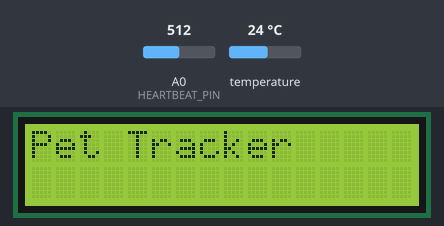
Bench run of a sketch on a simulated Arduino Uno, built with avr-gcc and run on an emulated ATmega328P. On the bench: 16×2 character LCD. The inputs (shaded band) are chosen by the test bench; at power-on: A0 (HEARTBEAT_PIN) = 512, temperature 24 °C. The modem accepts every AT command (registered, SIM ready, sends succeed) and sends nothing else.

Above: at 0.1 s.
At 2.9 s:
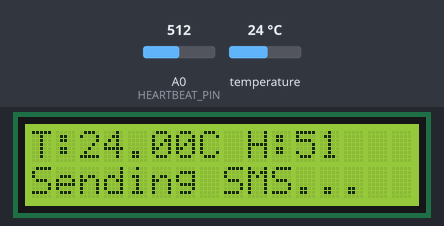

The sketch:

pet_tracking_system.ino
```cpp
#include <SoftwareSerial.h>
#include <LiquidCrystal.h>
#include <OneWire.h>
#include <DallasTemperature.h>

// Pins
#define ONE_WIRE_BUS 2         // DS18B20 on digital pin 2
#define HEARTBEAT_PIN A0       // Analog pin A0 for Heartbeat sensor
#define GPS_RX 4               // GPS Module RX
#define GPS_TX 3               // GPS Module TX
#define GSM_RX 7               // GSM RX
#define GSM_TX 8               // GSM TX

// Initialize LCD
LiquidCrystal lcd(12, 11, 5, 4, 3, 2);
SoftwareSerial gpsSerial(GPS_RX, GPS_TX);
SoftwareSerial gsmSerial(GSM_RX, GSM_TX);

OneWire oneWire(ONE_WIRE_BUS);
DallasTemperature sensors(&oneWire);

float temperature = 0.0;
int heartbeat = 0;
String gpsData = "";

void setup() {
  lcd.begin(16, 2);
  Serial.begin(9600);
  gpsSerial.begin(9600);
  gsmSerial.begin(9600);
  sensors.begin();

  lcd.print("Pet Tracker");
  delay(2000);
  lcd.clear();
}

void loop() {
  // Read temperature
  sensors.requestTemperatures();
  temperature = sensors.getTempCByIndex(0);

  // Read heartbeat (basic analog reading)
  heartbeat = analogRead(HEARTBEAT_PIN);

  // Read GPS Data (mocked for now)
  gpsData = readGPS();

  // Display on LCD
  lcd.setCursor(0, 0);
  lcd.print("T:");
  lcd.print(temperature);
  lcd.print("C H:");
  lcd.print(heartbeat / 10); // scaled for display

  lcd.setCursor(0, 1);
  lcd.print("Sending SMS...");

  sendSMS(gpsData, temperature, heartbeat / 10);

  delay(10000); // delay 10 seconds
}

String readGPS() {
  String gpsBuffer = "";
  while (gpsSerial.available()) {
    char c = gpsSerial.read();
    gpsBuffer += c;
    if (c == '\n') break;
  }

  // You can parse GPS sentences here if needed
  // For now, return mock location
  return "Lat:17.3850,Long:78.4867";
}

void sendSMS(String location, float temp, int bpm) {
  gsmSerial.println("AT+CMGF=1"); // SMS mode
  delay(1000);
  gsmSerial.println("AT+CMGS=\"+91xxxxxxxxxx\""); // replace with your number
  delay(1000);
  gsmSerial.print("Pet Location: ");
  gsmSerial.println(location);
  gsmSerial.print("Temp: ");
  gsmSerial.print(temp);
  gsmSerial.println(" C");
  gsmSerial.print("Heartbeat: ");
  gsmSerial.print(bpm);
  gsmSerial.println(" BPM");
  gsmSerial.write(26); // Ctrl+Z to send
  delay(3000);
}
```
